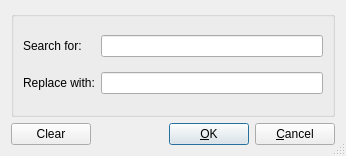
<?xml version="1.0" encoding="UTF-8"?>
<ui version="4.0">
 <class>RenameFilesDialog</class>
 <widget class="QDialog" name="RenameFilesDialog">
  <property name="geometry">
   <rect>
    <x>0</x>
    <y>0</y>
    <width>346</width>
    <height>156</height>
   </rect>
  </property>
  <property name="windowTitle">
   <string>Rename files</string>
  </property>
  <property name="sizeGripEnabled">
   <bool>true</bool>
  </property>
  <layout class="QGridLayout" name="gridLayout_3">
   <item row="0" column="0">
    <widget class="QGroupBox" name="groupBox">
     <property name="title">
      <string/>
     </property>
     <layout class="QGridLayout" name="gridLayout">
      <item row="0" column="0">
       <widget class="QLabel" name="label_2">
        <property name="text">
         <string>Search for:</string>
        </property>
       </widget>
      </item>
      <item row="0" column="1">
       <widget class="QLineEdit" name="SearchFor_lineEdit">
        <property name="minimumSize">
         <size>
          <width>200</width>
          <height>0</height>
         </size>
        </property>
       </widget>
      </item>
      <item row="1" column="0">
       <widget class="QLabel" name="Text_label">
        <property name="text">
         <string>Replace with:</string>
        </property>
       </widget>
      </item>
      <item row="1" column="1">
       <widget class="QLineEdit" name="ReplaceWith_lineEdit">
        <property name="minimumSize">
         <size>
          <width>200</width>
          <height>0</height>
         </size>
        </property>
       </widget>
      </item>
     </layout>
    </widget>
   </item>
   <item row="1" column="0">
    <layout class="QHBoxLayout" name="horizontalLayout">
     <item>
      <widget class="QPushButton" name="ClearAll_pushButton">
       <property name="text">
        <string>Clear</string>
       </property>
      </widget>
     </item>
     <item>
      <spacer name="horizontalSpacer">
       <property name="orientation">
        <enum>Qt::Horizontal</enum>
       </property>
       <property name="sizeHint" stdset="0">
        <size>
         <width>40</width>
         <height>20</height>
        </size>
       </property>
      </spacer>
     </item>
     <item>
      <widget class="QPushButton" name="OK_pushButton">
       <property name="text">
        <string>&amp;OK</string>
       </property>
       <property name="default">
        <bool>true</bool>
       </property>
      </widget>
     </item>
     <item>
      <widget class="QPushButton" name="Cancel_pushButton">
       <property name="text">
        <string>&amp;Cancel</string>
       </property>
      </widget>
     </item>
    </layout>
   </item>
  </layout>
 </widget>
 <tabstops>
  <tabstop>SearchFor_lineEdit</tabstop>
  <tabstop>ReplaceWith_lineEdit</tabstop>
  <tabstop>ClearAll_pushButton</tabstop>
  <tabstop>OK_pushButton</tabstop>
  <tabstop>Cancel_pushButton</tabstop>
 </tabstops>
 <resources/>
 <connections/>
</ui>
